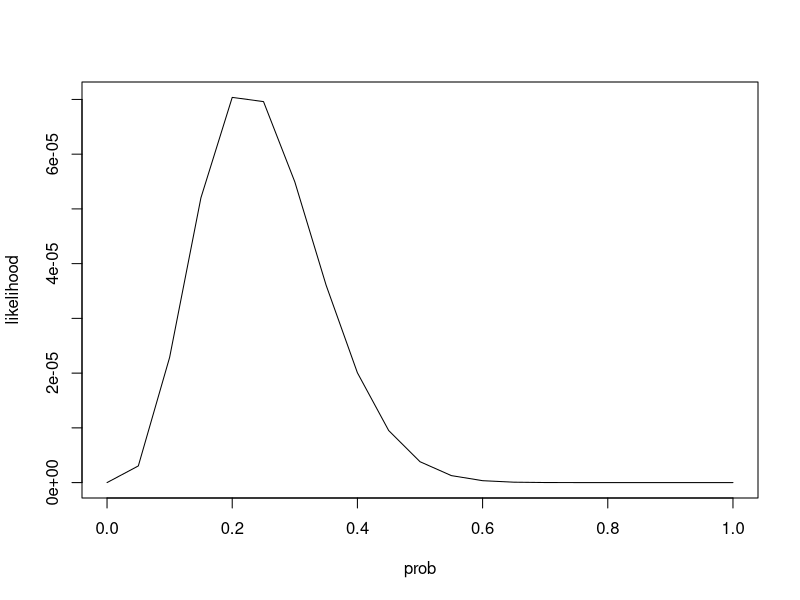
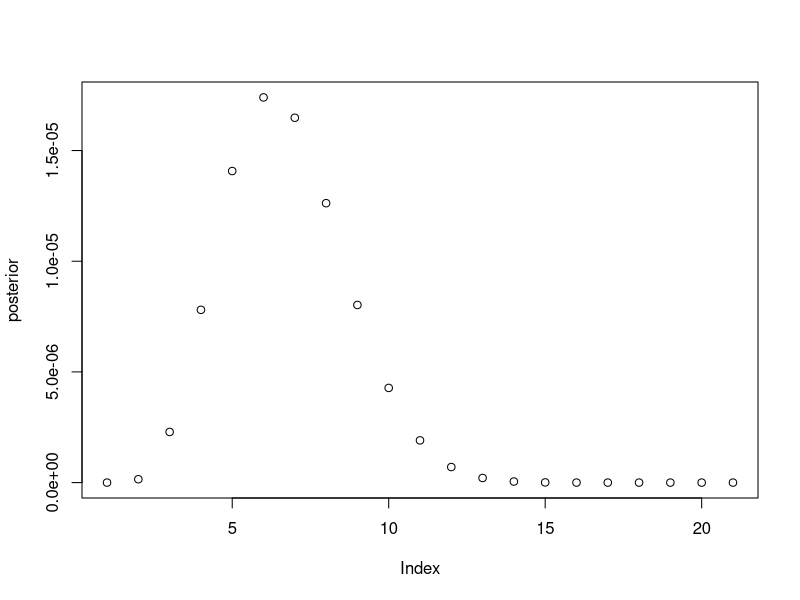

Reproduce these figures in R, in order.
#grid approx
set.seed(1)

n <- 18

D <- rbinom(n, 1, 0.2)

prob <- seq(0,1,length.out = 21)

likelihood <- sapply(prob, function(x){
  return(prod(dbinom(D,1,prob = x)))
})

posterior <- prob * likelihood
plot(prob, likelihood, type = 'l')

plot(posterior)
